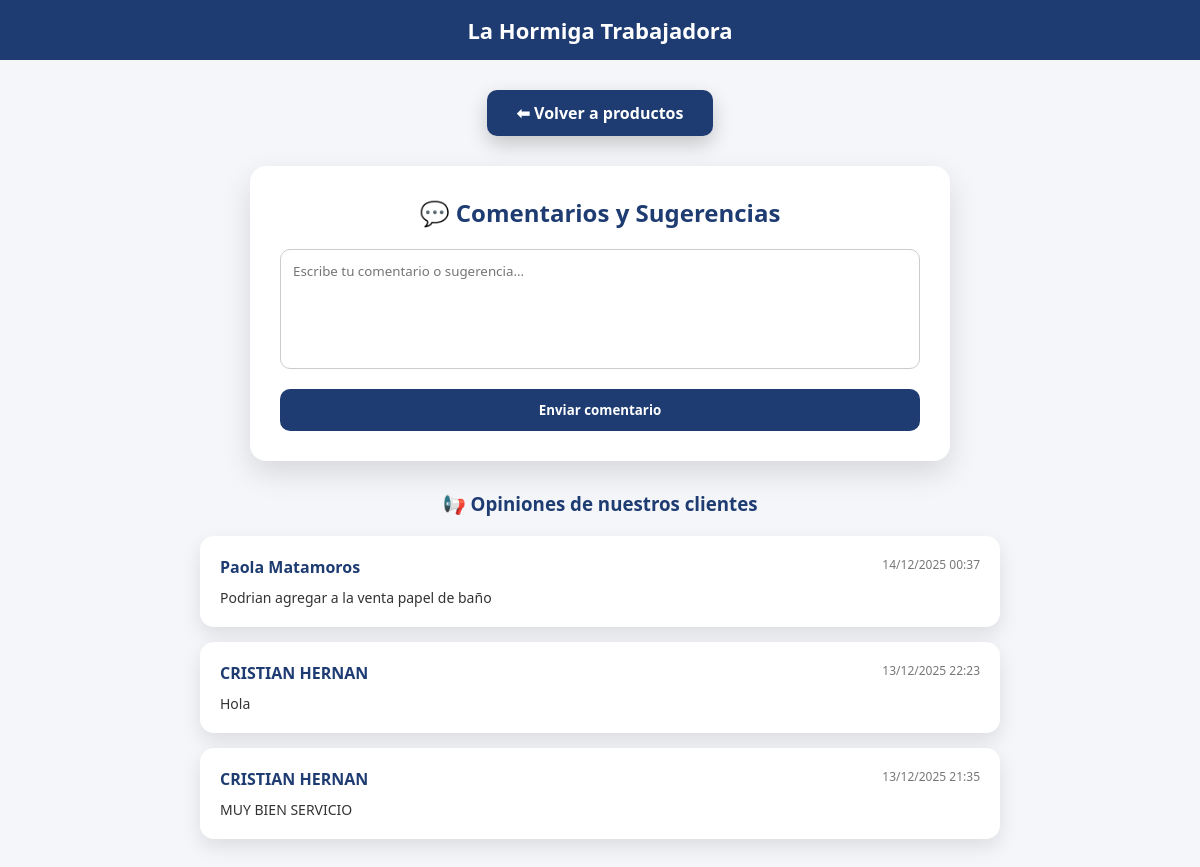
Page /comentarios.php (signed in) on the committed database.
### tables this page shows
CREATE TABLE `comentarios` (
  `id_comentario` int(11) NOT NULL,
  `id_usuario` int(11) DEFAULT NULL,
  `comentario` text DEFAULT NULL,
  `fecha` timestamp NOT NULL DEFAULT current_timestamp()
);

CREATE TABLE `usuarios` (
  `id_usuario` int(11) NOT NULL,
  `nombre` varchar(100) DEFAULT NULL,
  `email` varchar(100) DEFAULT NULL,
  `contrasena` varchar(255) DEFAULT NULL
);

### comentarios.php (the view, shortened to what this page needs)
<?php
require_once "includes/conexion.php";
$sql_comentarios = "
    SELECT c.comentario, c.fecha, u.nombre
    FROM comentarios c
    JOIN usuarios u ON c.id_usuario = u.id_usuario
    ORDER BY c.fecha DESC";
$resultado = $conn->query($sql_comentarios);
?>
<!DOCTYPE html>
<html lang="es">
<head>
    <link rel="stylesheet" href="css/style.css">
</head>
<body>
<header class="header-tienda">
    <h1 class="nombre-tienda">La Hormiga Trabajadora</h1>
</header>
<div class="acciones">
    <a href="productos.php" class="btn-accion">⬅ Volver a productos</a>
</div>
<div class="contenedor-comentarios">
    <h2>💬 Comentarios y Sugerencias</h2>
    <form method="POST">
        <textarea name="comentario" placeholder="Escribe tu comentario o sugerencia..." required></textarea>
        <button type="submit">Enviar comentario</button>
    </form>
</div>
<div class="lista-comentarios">
    <h3>📢 Opiniones de nuestros clientes</h3>
    <?php while ($fila = $resultado->fetch_assoc()) { ?>
        <div class="comentario-card">
            <strong><?php echo htmlspecialchars($fila["nombre"]); ?></strong>
            <span><?php echo date("d/m/Y H:i", strtotime($fila["fecha"])); ?></span>
            <p><?php echo htmlspecialchars($fila["comentario"]); ?></p>
        </div>
    <?php } ?>
</div>
</body>
</html>

### style.css (style rules this page uses)
* { margin: 0; padding: 0; box-sizing: border-box; font-family: 'Segoe UI', Tahoma, Geneva, Verdana, sans-serif; }
body { background-color: #f4f6f9; color: #333; }
a { text-decoration: none; color: inherit; }
header { background-color: #1e3c72; padding: 15px 30px; color: #ffffff; display: flex; justify-content: center; align-items: center; }
header h1 { font-size: 22px; }
.acciones { width: 100%; display: flex; justify-content: center; gap: 20px; margin: 30px 0 10px 0; }
.btn-accion { padding: 12px 30px; background-color: #1e3c72; color: #ffffff; border-radius: 10px; font-weight: bold; transition: all 0.3s ease; box-shadow: 0 8px 20px rgba(0,0,0,0.2); }
.contenedor-comentarios { max-width: 700px; margin: 30px auto; background: #ffffff; padding: 30px; border-radius: 16px; box-shadow: 0 12px 30px rgba(0,0,0,0.12); }
.contenedor-comentarios h2 { text-align: center; margin-bottom: 20px; color: #1e3c72; }
.contenedor-comentarios textarea { width: 100%; height: 120px; padding: 12px; border-radius: 10px; border: 1px solid #ccc; resize: none; margin-bottom: 15px; }
.contenedor-comentarios button { width: 100%; padding: 12px; background-color: #1e3c72; color: #ffffff; border: none; border-radius: 10px; font-weight: bold; cursor: pointer; }
.lista-comentarios { max-width: 800px; margin: 20px auto 40px; }
.lista-comentarios h3 { text-align: center; margin-bottom: 20px; color: #1e3c72; }
.comentario-card { background: #ffffff; padding: 20px; border-radius: 14px; box-shadow: 0 8px 20px rgba(0,0,0,0.1); margin-bottom: 15px; }
.comentario-card strong { color: #1e3c72; }
.comentario-card span { float: right; font-size: 12px; color: #777; }
.comentario-card p { margin-top: 10px; font-size: 14px; }

### rows in the picture
comentarios: id_usuario.nombre "Paola Matamoros", fecha "14/12/2025 00:37", comentario "Podrian agregar a la venta papel de baño"
comentarios: id_usuario.nombre "CRISTIAN HERNAN", fecha "13/12/2025 22:23", comentario "Hola"
comentarios: id_usuario.nombre "CRISTIAN HERNAN", fecha "13/12/2025 21:35", comentario "MUY BIEN SERVICIO"
